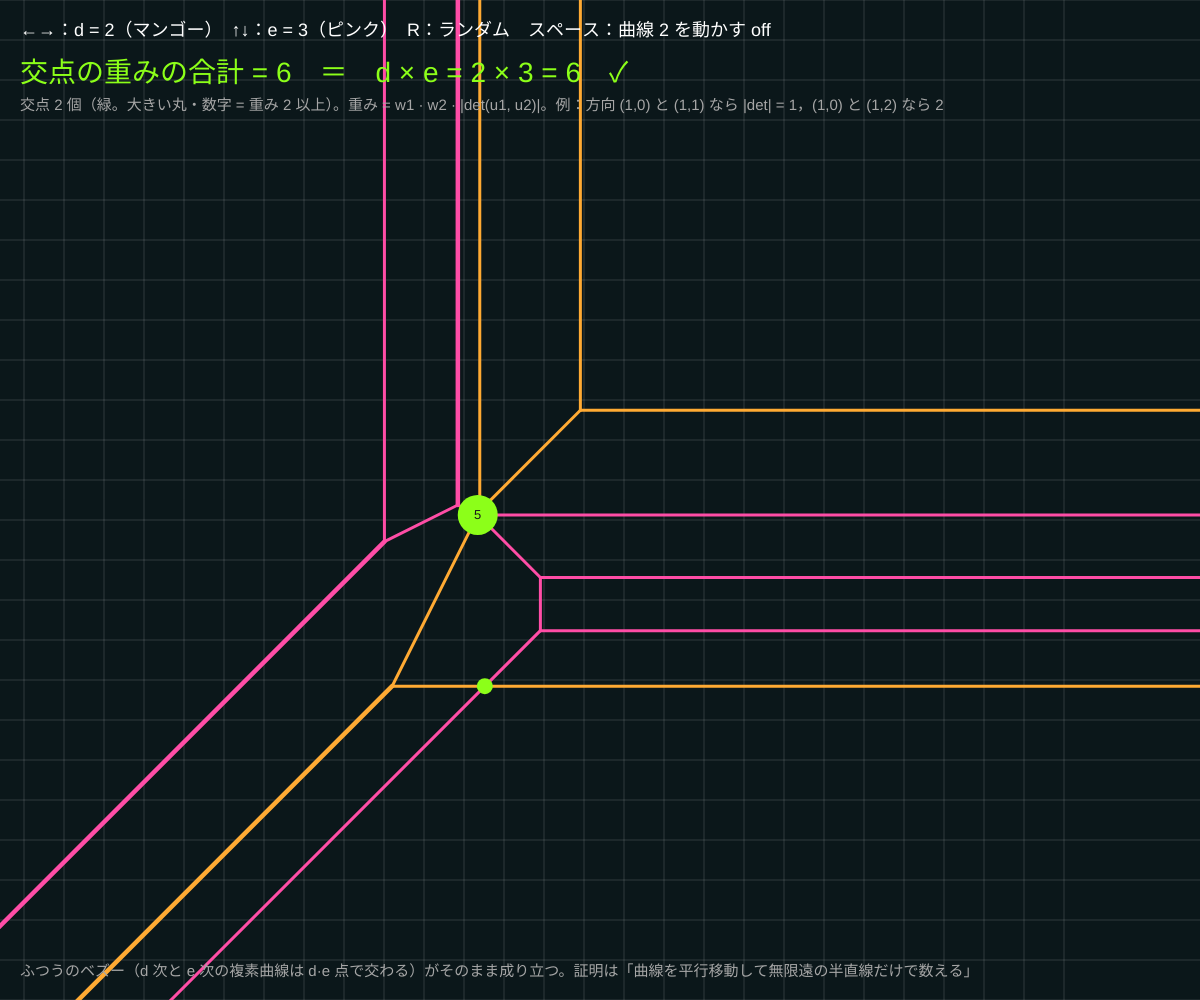
Frame 1 (no input)
Frame 60 (no input): identical to frame 1, image omitted
Frame 120 (the mouse pressed at the canvas centre since frame 60): identical to frame 1, image omitted

The p5.js sketch that drew this single still picture (run headless with seeded random() and noise() and a simulated clock; from frame 60 on, the mouse is pressed at the canvas centre):

// p5.js sketch
// ── sketch.js
// ============================================
// 08 トロピカル・ベズーの定理
// 一般の位置にある次数 d と次数 e のトロピカル曲線の交点数（重み付き）= d × e
//   交点の重み = w1 · w2 · |det(u1, u2)|（w = 辺の重み，u = 原始方向ベクトル）。ちょうど d·e になる
// ←→ = 次数 d / ↑↓ = 次数 e / R = 係数をランダムに / スペース = 曲線 2 を動かす
// ============================================

let d = 2, e = 3;            // ★ 2 つの曲線の次数（1〜4）
let T1 = [], T2 = [];        // 項
let moving = false;
let sc = 40, ox, oy, shift = 0;

function setup() {
  createCanvas(windowWidth, windowHeight);
  colorMode(HSB, 360, 100, 100, 100);
  textFont('Helvetica');
  ox = width * 0.42; oy = height * 0.52;
  randomize();
}
function randomize() {
  T1 = makeTerms(d); T2 = makeTerms(e);
  for (let t of T1) t.a = random(-3, 3) + 0.3 * (t.i * t.i + t.j * t.j);   // お椀形 + ランダム → smooth になりやすい
  for (let t of T2) t.a = random(-3, 3) + 0.3 * (t.i * t.i + t.j * t.j);
}
function toX(x) { return ox + x * sc; }
function toY(y) { return oy - y * sc; }

// 曲線の辺を「線分」のリストにする（半直線は長さ 100 で切る）。方向ベクトルと重みつき
function segments(cv) {
  let out = [];
  for (let ed of cv.edges) {
    let A = cv.cells[ed.c1], B = ed.c2 >= 0 ? cv.cells[ed.c2] : { x: A.x + ed.dx * 100, y: A.y + ed.dy * 100 };
    out.push({ x1: A.x, y1: A.y, x2: B.x, y2: B.y, ux: ed.dx, uy: ed.dy, w: ed.w });
  }
  return out;
}
// ★ 線分どうしの交点（あれば）と重み
function intersect(s, u) {
  let rx = s.x2 - s.x1, ry = s.y2 - s.y1, qx = u.x2 - u.x1, qy = u.y2 - u.y1;
  let den = rx * qy - ry * qx;
  if (Math.abs(den) < 1e-9) return null;                          // 平行
  let dx = u.x1 - s.x1, dy = u.y1 - s.y1;
  let ta = (dx * qy - dy * qx) / den, tb = (dx * ry - dy * rx) / den;
  if (ta < -1e-9 || ta > 1 + 1e-9 || tb < -1e-9 || tb > 1 + 1e-9) return null;
  let m = s.w * u.w * Math.abs(s.ux * u.uy - s.uy * u.ux);         // 重み w1 w2 |det(u1, u2)|
  return { x: s.x1 + ta * rx, y: s.y1 + ta * ry, m };
}

function draw() {
  background(190, 55, 10);
  if (moving) shift += 0.01;
  let T2s = T2.map((t) => ({ i: t.i, j: t.j, a: t.a + 2 * Math.sin(shift) * (t.i - t.j) }));
  let c1 = tropCurve(T1), c2 = tropCurve(T2s);
  let S1 = segments(c1), S2 = segments(c2), pts = [];
  for (let s of S1) for (let u of S2) {
    let p = intersect(s, u);
    if (!p || p.m === 0) continue;
    if (pts.some((q) => Math.abs(q.x - p.x) < 1e-6 && Math.abs(q.y - p.y) < 1e-6)) continue;   // 同じ点は 1 回だけ
    pts.push(p);
  }
  let total = pts.reduce((acc, p) => acc + p.m, 0);

  stroke(0, 0, 100, 15); strokeWeight(1);
  for (let g = -14; g <= 14; g++) { line(toX(g), 0, toX(g), height); line(0, toY(g), width, toY(g)); }
  for (let s of S1) { stroke(35, 80, 100); strokeWeight(1.5 + s.w * 1.5); line(toX(s.x1), toY(s.y1), toX(s.x2), toY(s.y2)); }
  for (let s of S2) { stroke(330, 70, 100); strokeWeight(1.5 + s.w * 1.5); line(toX(s.x1), toY(s.y1), toX(s.x2), toY(s.y2)); }
  for (let p of pts) {
    noStroke(); fill(90, 90, 100); circle(toX(p.x), toY(p.y), 10 + p.m * 6);
    if (p.m > 1) { fill(0, 0, 10); textSize(13); textAlign(CENTER, CENTER); text(p.m, toX(p.x), toY(p.y)); textAlign(LEFT, BASELINE); }
  }

  noStroke(); fill(0, 0, 100); textSize(18);
  text('←→：d = ' + d + '（マンゴー）　↑↓：e = ' + e + '（ピンク）　R：ランダム　スペース：曲線 2 を動かす ' + (moving ? 'ON' : 'off'), 20, 36);
  fill(90, 90, 100); textSize(28);
  text('交点の重みの合計 = ' + total + '　＝　d × e = ' + d + ' × ' + e + ' = ' + d * e + (total === d * e ? '　✓' : '　（一般の位置でない：頂点を通っている）'), 20, 82);
  fill(0, 0, 65); textSize(15);
  text('交点 ' + pts.length + ' 個（緑。大きい丸・数字 = 重み 2 以上）。重み = w1 · w2 · |det(u1, u2)|。例：方向 (1,0) と (1,1) なら |det| = 1，(1,0) と (1,2) なら 2', 20, 110);
  text('ふつうのベズー（d 次と e 次の複素曲線は d·e 点で交わる）がそのまま成り立つ。証明は「曲線を平行移動して無限遠の半直線だけで数える」', 20, height - 24);
}

function keyPressed() {
  if (key === LEFT_ARROW) { d = Math.max(1, d - 1); randomize(); }
  if (key === RIGHT_ARROW) { d = Math.min(4, d + 1); randomize(); }
  if (key === DOWN_ARROW) { e = Math.max(1, e - 1); randomize(); }
  if (key === UP_ARROW) { e = Math.min(4, e + 1); randomize(); }
  if (key === 'r' || key === 'R') randomize();
  if (key === ' ') moving = !moving;
}

// ---------- やってみよう ----------
// 1. d = e = 1：2 本の直線は 1 点で交わる（03）。d = 1, e = 2 なら 2 点。実際に数えよう
// 2. スペースで動かしているとき、交点が一瞬 d·e からずれる瞬間がある？（頂点を通るとき = 一般の位置でない）
// 3. 重み 2 の交点が出る配置を探そう（重み 2 の辺が交わる、または方向 (1,0) と (1,2) のように斜めに交わる）
// 4. 同じ次数の曲線を 2 本重ねると（T2 = T1 をコピー）交点は無限個。03 のように「安定交点」を考えるとやはり d² 個


// ==================================================
// ここから下は「トロピカル曲線の道具」（コピーするときは一番下まで）
//   terms = [{ i, j, a }] … 単項 a ⊗ x^i ⊗ y^j（a = 係数 = 格子点 (i, j) の高さ）
//   F(x, y) = min (a + i x + j y)。tropCurve(terms) は曲線を「頂点と辺」で返す
//     cells[c] = { ids: [項番号…], x, y } … 細分のセル（高さの下側凸包の面）⇔ 曲線の頂点 (x, y)
//     edges[e] = { p, q, w, c1, c2, dx, dy } … 細分の辺 (項 p–q) ⇔ 曲線の辺。w = 格子長 = 重み
//       c2 >= 0 なら頂点 c1 → c2 の線分。c2 < 0 なら頂点 c1 から方向 (dx, dy) の半直線
// ==================================================
function tropCurve(terms) {
  let n = terms.length, cells = [], seen = {}, EPS = 1e-7;
  for (let p = 0; p < n; p++) for (let q = p + 1; q < n; q++) for (let r = q + 1; r < n; r++) {
    let P = terms[p], Q = terms[q], R = terms[r];
    let det = (Q.i - P.i) * (R.j - P.j) - (Q.j - P.j) * (R.i - P.i);
    if (Math.abs(det) < 1e-9) continue;
    // 3 点を通る平面 z = al + be*i + ga*j。すべての点がその上側なら「下側凸包の面」
    let be = ((Q.a - P.a) * (R.j - P.j) - (Q.j - P.j) * (R.a - P.a)) / det;
    let ga = ((Q.i - P.i) * (R.a - P.a) - (R.i - P.i) * (Q.a - P.a)) / det;
    let al = P.a - be * P.i - ga * P.j;
    let ids = [], ok = true;
    for (let k = 0; k < n && ok; k++) {
      let dd = terms[k].a - (al + be * terms[k].i + ga * terms[k].j);
      if (dd < -EPS) ok = false; else if (dd < EPS) ids.push(k);
    }
    if (!ok) continue;
    let key = ids.join(',');
    if (seen[key]) continue;
    seen[key] = true;
    let hull = hull2d(ids, terms);
    if (hull.length >= 3) cells.push({ ids: hull, x: -be, y: -ga });   // 面の傾き → 曲線の頂点
  }
  let edges = [], emap = {}, ci0 = 0, cj0 = 0;
  for (let t of terms) { ci0 += t.i / n; cj0 += t.j / n; }
  cells.forEach((c, ci) => {
    for (let k = 0; k < c.ids.length; k++) {
      let p = c.ids[k], q = c.ids[(k + 1) % c.ids.length];
      let key = Math.min(p, q) + '-' + Math.max(p, q);
      if (emap[key] !== undefined) edges[emap[key]].c2 = ci;
      else { emap[key] = edges.length; edges.push({ p, q, c1: ci, c2: -1 }); }
    }
  });
  for (let e of edges) {
    let P = terms[e.p], Q = terms[e.q];
    let di = Q.i - P.i, dj = Q.j - P.j, g = gcdInt(Math.abs(di), Math.abs(dj));
    e.w = g;
    let ux = dj / g, uy = -di / g, A = cells[e.c1], s;   // 細分の辺に垂直な原始ベクトル
    if (e.c2 >= 0) { let B = cells[e.c2]; s = ux * (B.x - A.x) + uy * (B.y - A.y); }
    else s = ux * (ci0 - P.i) + uy * (cj0 - P.j);        // 半直線はニュートン多角形の内向き（min 流儀）
    if (s < 0) { ux = -ux; uy = -uy; }
    e.dx = ux; e.dy = uy;
  }
  return { cells, edges };
}
function gcdInt(a, b) { while (b) { [a, b] = [b, a % b]; } return a || 1; }
// 格子点の集合の凸包（反時計回り。一直線上の点は除く）
function hull2d(ids, terms) {
  let pts = ids.slice().sort((u, v) => terms[u].i - terms[v].i || terms[u].j - terms[v].j);
  if (pts.length < 3) return pts;
  let turn = (o, a, b) => (terms[a].i - terms[o].i) * (terms[b].j - terms[o].j) - (terms[a].j - terms[o].j) * (terms[b].i - terms[o].i);
  let lo = [], up = [];
  for (let p of pts) { while (lo.length >= 2 && turn(lo[lo.length - 2], lo[lo.length - 1], p) <= 0) lo.pop(); lo.push(p); }
  for (let k = pts.length - 1; k >= 0; k--) { let p = pts[k]; while (up.length >= 2 && turn(up[up.length - 2], up[up.length - 1], p) <= 0) up.pop(); up.push(p); }
  lo.pop(); up.pop();
  return lo.concat(up);
}
// 項 k が最小になる領域（曲線の頂点を結んだ多角形）。無限に伸びる領域は far だけ先で切る
function regionPoly(cv, k, terms, far) {
  let cs = [];
  cv.cells.forEach((c, ci) => { if (c.ids.includes(k)) cs.push(ci); });
  if (cs.length === 0) return null;
  let T = terms[k];
  let ang = (ci) => { let c = cv.cells[ci], mi = 0, mj = 0; for (let id of c.ids) { mi += terms[id].i / c.ids.length; mj += terms[id].j / c.ids.length; } return Math.atan2(mj - T.j, mi - T.i); };
  cs.sort((u, v) => ang(u) - ang(v));
  let rays = cv.edges.filter((e) => e.c2 < 0 && (e.p === k || e.q === k)), poly = [];
  if (rays.length < 2) { for (let ci of cs) poly.push({ x: cv.cells[ci].x, y: cv.cells[ci].y }); return poly; }
  let best = -1, bi = 0;   // 境界の点：いちばん大きい角度のすき間のあとから始める
  for (let m = 0; m < cs.length; m++) { let g = ang(cs[(m + 1) % cs.length]) - ang(cs[m]); if (m === cs.length - 1) g += Math.PI * 2; if (g > best) { best = g; bi = (m + 1) % cs.length; } }
  cs = cs.slice(bi).concat(cs.slice(0, bi));
  let first = cs[0], last = cs[cs.length - 1];
  let rA = rays.find((e) => e.c1 === first) || rays[0];
  let rB = rays.find((e) => e !== rA && e.c1 === last) || rays.find((e) => e !== rA) || rA;
  let A = cv.cells[rA.c1], B = cv.cells[rB.c1];
  poly.push({ x: A.x + rA.dx * far, y: A.y + rA.dy * far });
  for (let ci of cs) poly.push({ x: cv.cells[ci].x, y: cv.cells[ci].y });
  poly.push({ x: B.x + rB.dx * far, y: B.y + rB.dy * far });
  return poly;
}
// 次数 d のすべての項 (i + j <= d) を高さ 0 でつくる
function makeTerms(d) { let ts = []; for (let i = 0; i <= d; i++) for (let j = 0; i + j <= d; j++) ts.push({ i, j, a: 0 }); return ts; }
